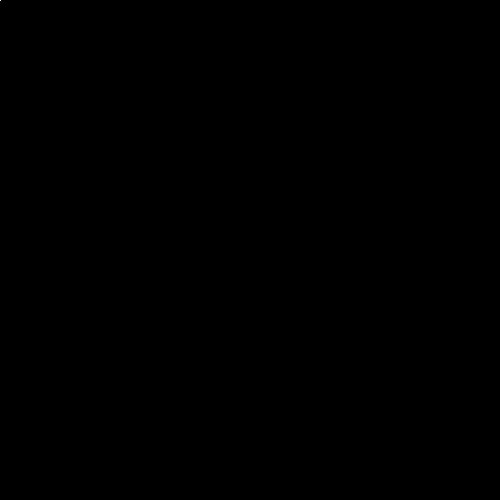
Frame 1 (no input)
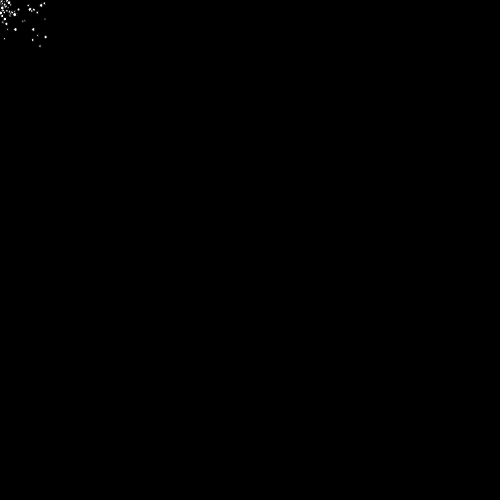
Frame 60 (no input)
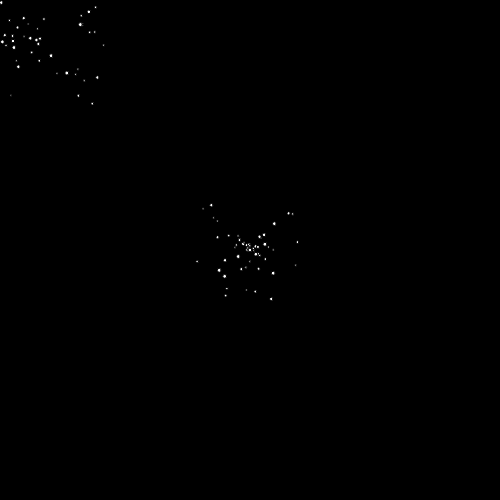
Frame 120 (the mouse pressed at the canvas centre since frame 60)

The p5.js sketch that drew these frames (run headless with seeded random() and noise() and a simulated clock; from frame 60 on, the mouse is pressed at the canvas centre):

// p5.js sketch
// ── sketch.js
new p5();

var part = [];
var wid = 500;
var hei = 500;
var maxpart = 300;

function particle() {
	this.posx = mouseX;
	this.posy = mouseY;
	this.size = random(2,4);
	this.velx = random(-1,1);
	this.vely = random(-1,1);
	this.lifetime = random(0,maxpart);

	this.refresh = function() {
		this.posx += this.velx;
		this.posy += this.vely;
		this.lifetime--;
		if(this.posx > wid || this.posx < 0)
			this.velx *= -1;
		if(this.posy > hei || this.posy < 0)
			this.vely *= -1;
		}
	this.show = function() {
		if(this.lifetime > 0)
		ellipse(this.posx, this.posy, this.size, this.size);
	}
}


function setup() {
	createCanvas(wid,hei);
	stroke(0);
	j = 0;
}

function draw() {
	background(0,0,0);
	part[j] = new particle();
	for (var i = 0; i < part.length; i++) {
		part[i].show();
		part[i].refresh();
	}
	j++;
}
